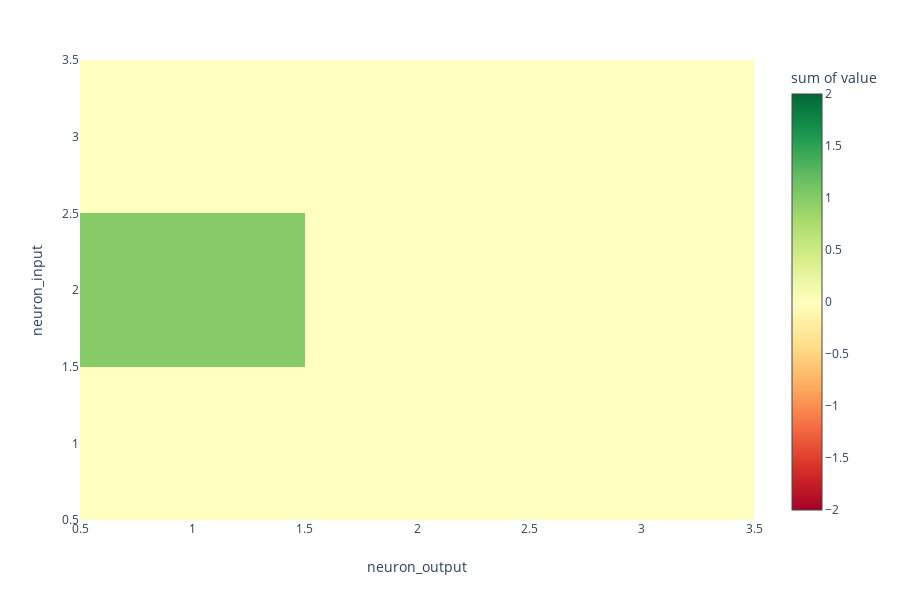

Source (notebook cell):
### Code cell
model = agent_wrapper_func(pickle_load_best_model_of_epoch(experiment_name, num_epochs, pop_size))
inp = get_random_input_func()
print(inp)
show_predictions(model, inp)

### Figure 1 — Plotly figure (JSON) as saved in the notebook; plotly's stock layout.template omitted (floating-point values rounded to 4 significant figures)
{"data": [{"coloraxis": "coloraxis", "histfunc": "sum", "hoverlabel": {"namelength": 0}, "hovertemplate": "neuron_output=%{x}<br>neuron_input=%{y}<br>sum of value=%{z}", "name": "", "nbinsx": 3, "nbinsy": 3, "type": "histogram2d", "x": [1, 2, 3, 1, 2, 3, 1, 2, 3], "xaxis": "x", "xbingroup": "x", "y": [1, 1, 1, 2, 2, 2, 3, 3, 3], "yaxis": "y", "ybingroup": "y", "z": [0, 0, 0, 1, 0, 0, 0, 0, 0]}], "layout": {"coloraxis": {"cmax": 2, "cmin": -2, "colorbar": {"title": {"text": "sum of value"}}, "colorscale": [[0, "rgb(165,0,38)"], [0.1, "rgb(215,48,39)"], [0.2, "rgb(244,109,67)"], [0.3, "rgb(253,174,97)"], [0.4, "rgb(254,224,139)"], [0.5, "rgb(255,255,191)"], [0.6, "rgb(217,239,139)"], [0.7, "rgb(166,217,106)"], [0.8, "rgb(102,189,99)"], [0.9, "rgb(26,152,80)"], [1, "rgb(0,104,55)"]]}, "height": 600, "legend": {"tracegroupgap": 0}, "margin": {"t": 60}, "xaxis": {"anchor": "y", "domain": [0, 0.98], "range": [0.5, 3.5], "title": {"text": "neuron_output"}}, "yaxis": {"anchor": "x", "domain": [0, 1], "range": [0.5, 3.5], "title": {"text": "neuron_input"}}}}
